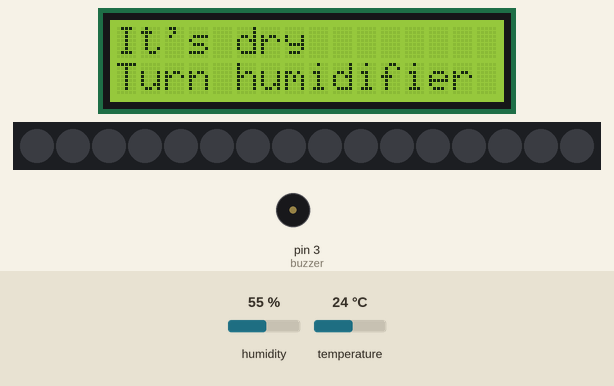
Bench run of a sketch on a simulated Arduino Uno, built with avr-gcc and run on an emulated ATmega328P. On the bench: 16×2 character LCD, 16 RGB LEDs in strip order, left to right, buzzer (waves = sounding). Inputs (shaded band) come from the test bench; at power-on: humidity 55 %, temperature 24 °C. What the sketch prints to the serial monitor is not drawn.

Above: at 17.6 s.
17.7 s: humidity set to 58 %
At 21.2 s:
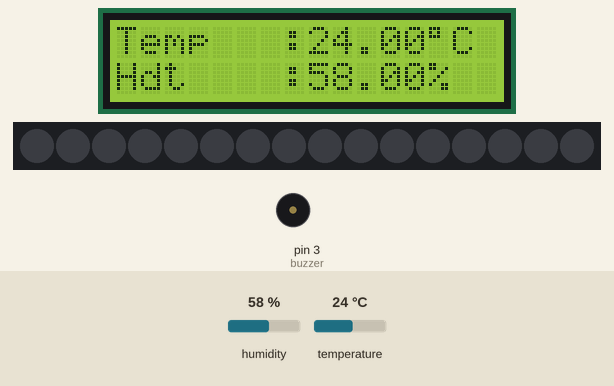
32.6 s: humidity set to 61 %
At 41.5 s:
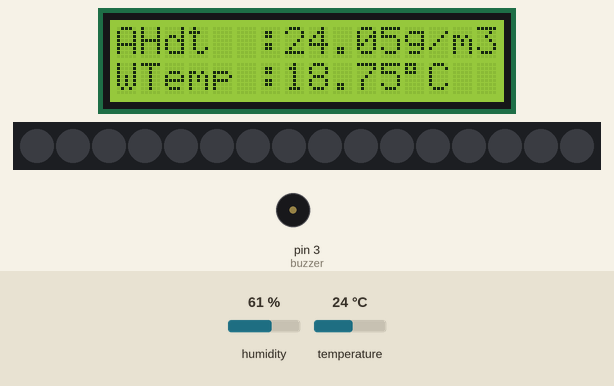
47.5 s: temperature set to 15.5 °C
At 59.8 s:
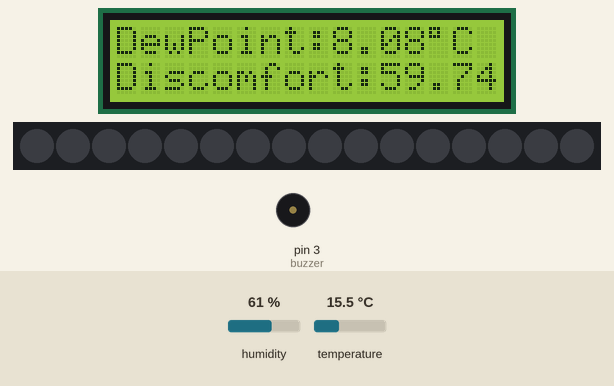
62.4 s: temperature set to 14.5 °C
At 70.9 s:
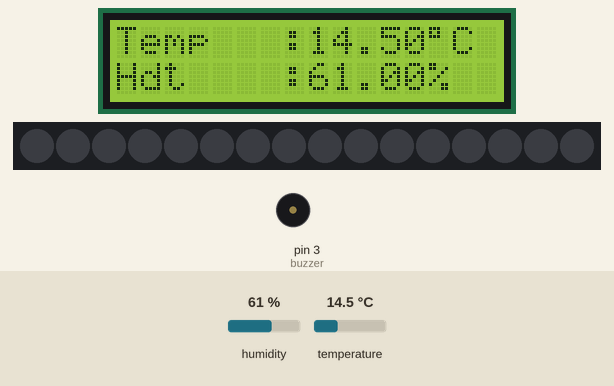
Timing chart, 0 to 78.3 s (numbered marks = the images above; inputs shaded):
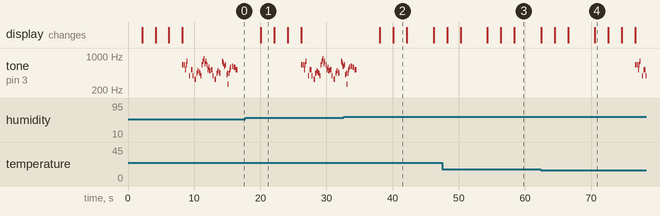

Measured:
- the behaviour switches between 59 and 60 % on humidity (found by bisection; images 1 and 2)
- the behaviour switches between 15 and 14.9 °C on temperature (found by bisection; images 3 and 4)
- after the input at 32.6 s, tone on pin 3 (buzzer): goes on until 34.6 s, then stays silent
- after the input at 62.4 s, tone on pin 3 (buzzer): plays 659 Hz for 0.08 s, 659 Hz for 0.08 s, 659 Hz for 0.08 s, 523 Hz for 0.08 s, 659 Hz for 0.08 s, 784 Hz for 0.17 s … (9 notes in this stretch), starting after 14.3 s
- by itself, tone on pin 3 (buzzer): plays 659 Hz for 0.08 s, 659 Hz for 0.08 s, 659 Hz for 0.08 s, 523 Hz for 0.08 s, 659 Hz for 0.08 s, 784 Hz for 0.17 s … (45 notes in this stretch)
- what the display in image 1 shows lasts 2.0 s, from 20.1 s to 22.1 s

The sketch:

donghyung_arduino_dht22.ino
```cpp
#include <Wire.h>
#include <LiquidCrystal_I2C.h>
#include <Adafruit_NeoPixel.h>
#include <DHT.h>

#define DHTPIN 2
#define DHTTYPE DHT22
#define PIN 4
#define NUM_LEDS 16
#define NOTE_B0  31
#define NOTE_C1  33
#define NOTE_CS1 35
#define NOTE_D1  37
#define NOTE_DS1 39
#define NOTE_E1  41
#define NOTE_F1  44
#define NOTE_FS1 46
#define NOTE_G1  49
#define NOTE_GS1 52
#define NOTE_A1  55
#define NOTE_AS1 58
#define NOTE_B1  62
#define NOTE_C2  65
#define NOTE_CS2 69
#define NOTE_D2  73
#define NOTE_DS2 78
#define NOTE_E2  82
#define NOTE_F2  87
#define NOTE_FS2 93
#define NOTE_G2  98
#define NOTE_GS2 104
#define NOTE_A2  110
#define NOTE_AS2 117
#define NOTE_B2  123
#define NOTE_C3  131
#define NOTE_CS3 139
#define NOTE_D3  147
#define NOTE_DS3 156
#define NOTE_E3  165
#define NOTE_F3  175
#define NOTE_FS3 185
#define NOTE_G3  196
#define NOTE_GS3 208
#define NOTE_A3  220
#define NOTE_AS3 233
#define NOTE_B3  247
#define NOTE_C4  262
#define NOTE_CS4 277
#define NOTE_D4  294
#define NOTE_DS4 311
#define NOTE_E4  330
#define NOTE_F4  349
#define NOTE_FS4 370
#define NOTE_G4  392
#define NOTE_GS4 415
#define NOTE_A4  440
#define NOTE_AS4 466
#define NOTE_B4  494
#define NOTE_C5  523
#define NOTE_CS5 554
#define NOTE_D5  587
#define NOTE_DS5 622
#define NOTE_E5  659
#define NOTE_F5  698
#define NOTE_FS5 740
#define NOTE_G5  784
#define NOTE_GS5 831
#define NOTE_A5  880
#define NOTE_AS5 932
#define NOTE_B5  988
#define NOTE_C6  1047
#define NOTE_CS6 1109
#define NOTE_D6  1175
#define NOTE_DS6 1245
#define NOTE_E6  1319
#define NOTE_F6  1397
#define NOTE_FS6 1480
#define NOTE_G6  1568
#define NOTE_GS6 1661
#define NOTE_A6  1760
#define NOTE_AS6 1865
#define NOTE_B6  1976
#define NOTE_C7  2093
#define NOTE_CS7 2217
#define NOTE_D7  2349
#define NOTE_DS7 2489
#define NOTE_E7  2637
#define NOTE_F7  2794
#define NOTE_FS7 2960
#define NOTE_G7  3136
#define NOTE_GS7 3322
#define NOTE_A7  3520
#define NOTE_AS7 3729
#define NOTE_B7  3951
#define NOTE_C8  4186
#define NOTE_CS8 4435
#define NOTE_D8  4699
#define NOTE_DS8 4978
#define REST      0

DHT dht(DHTPIN, DHTTYPE);
Adafruit_NeoPixel strip = Adafruit_NeoPixel(NUM_LEDS, PIN, NEO_GRB + NEO_KHZ800);
LiquidCrystal_I2C lcd(0x27, 16, 2);


int buzzer = 3;
int tones[] = {NOTE_E5, 8, NOTE_E5, 8, REST, 8, NOTE_E5, 8, REST, 8, NOTE_C5, 8, NOTE_E5, 8, //1
               NOTE_G5, 4, REST, 4, NOTE_G4, 8, REST, 4,
               NOTE_C5, -4, NOTE_G4, 8, REST, 4, NOTE_E4, -4, // 3
               NOTE_A4, 4, NOTE_B4, 4, NOTE_AS4, 8, NOTE_A4, 4,
               NOTE_G4, -8, NOTE_E5, -8, NOTE_G5, -8, NOTE_A5, 4, NOTE_F5, 8, NOTE_G5, 8,
               REST, 8, NOTE_E5, 4, NOTE_C5, 8, NOTE_D5, 8, NOTE_B4, -4,
               NOTE_C5, -4, NOTE_G4, 8, REST, 4, NOTE_E4, -4, // repeats from 3
               NOTE_A4, 4, NOTE_B4, 4, NOTE_AS4, 8, NOTE_A4, 4,
               REST, 4, NOTE_G5, 8, NOTE_FS5, 8, NOTE_F5, 8, NOTE_DS5, 4, NOTE_E5, 8, //7
               REST, 8, NOTE_GS4, 8, NOTE_A4, 8, NOTE_C4, 8, REST, 8, NOTE_A4, 8, NOTE_C5, 8, NOTE_D5, 8,
               REST, 4, NOTE_DS5, 4, REST, 8, NOTE_D5, -4,
               NOTE_C5, 2, REST, 2,
              };
int tempo = 320;
int notes = sizeof(tones) / sizeof(tones[0]) / 2;
int divider = 0, noteDuration = 0;
int wholenote = (60000 * 4) / tempo;

void setup() {
  Serial.begin(115200);
  Serial.println("DHT22 begin!");
  dht.begin();
  lcd.init();
  lcd.backlight();
  strip.begin();
  strip.show();
  pinMode (buzzer, OUTPUT);
}

void loop() {

  delay(2000);
  float RH = dht.readHumidity();
  float Temp = dht.readTemperature();
  float AH = dht.computeHeatIndex(Temp, RH, false);
  float WTemp = Temp * atan(0.151977 * pow(RH + 8.313659, 0.5)) + atan(Temp + RH) - atan(RH - 1.676331) + 0.003918 * pow(RH, 1.5) * atan(0.023101 * RH) - 4.686035;
  float DewPoint = Temp - ((14.55 + 0.114 * Temp) * (1. - 0.01 * RH) + pow((2.5 + 0.007 * Temp) * (1. - 0.01 * RH), 3) + (15.9 + 0.117 * Temp) * pow((1. - 0.01 * RH), 14));
  float DI = 0.72 * (Temp + WTemp) + 40.6;

  if (isnan(RH) || isnan(Temp)) {
    Serial.println("** Error in reading DHT sensor!");
    return;
  }

  else {
    Serial.print("* Temperature (℃) = ");
    Serial.println(Temp, 1);
    Serial.print("* Relative Humidity (%) = ");
    Serial.println(RH, 1);
    Serial.print("* Absolute Humidity (g/m3) = ");
    Serial.println(AH, 1);
    Serial.print("* Wet-bulb Temperature (℃) = ");
    Serial.println(WTemp, 1);
    Serial.print("* Dew-point Temperature (℃) = ");
    Serial.println(DewPoint, 1);
    Serial.print("* Discomfort Index = ");
    Serial.println(DI, 1);
    Serial.println("------------------------------------");

    lcd.clear();
    lcd.setCursor(0, 0);
    lcd.print("Temp   :");
    lcd.print(Temp);
    lcd.print(char(223));
    lcd.print("C ");
    lcd.setCursor(0, 1);
    lcd.print("Hdt    :");
    lcd.print(RH);
    lcd.println("%  ");
    delay(2000);

    lcd.clear();
    lcd.setCursor(0, 0);
    lcd.print("AHdt  :");
    lcd.print(AH);
    lcd.print("g/m3");
    lcd.setCursor(0, 1);
    lcd.print("WTemp :");
    lcd.print(WTemp);
    lcd.print(char(223));
    lcd.print("C ");
    delay(2000);

    lcd.clear();
    lcd.setCursor(0, 0);
    lcd.print("DewPoint:");
    lcd.print(DewPoint);
    lcd.print(char(223));
    lcd.print("C ");
    lcd.setCursor(0, 1);
    lcd.print("Discomfort:");
    lcd.print(DI);
    delay(2000);


    if (Temp < 15) {
      if (RH < 70) {
        Serial.println("It's dry. Please turn on the humidifier");
        lcd.clear();
        lcd.setCursor(0, 0);
        lcd.print("It's dry");
        lcd.setCursor(0, 1);
        lcd.print("Turn humidifier");
        for (int thisNote = 0; thisNote < notes * 2; thisNote = thisNote + 2) {
          divider = tones[thisNote + 1];
          if (divider > 0) {

            noteDuration = (wholenote) / divider;
          } else if (divider < 0) {

            noteDuration = (wholenote) / abs(divider);
            noteDuration *= 1.5;
          }
          tone(buzzer, tones[thisNote], noteDuration * 0.9);
          delay(noteDuration);
          noTone(buzzer);
        }
        delay(1000);
        return;
      }
    }


    if (Temp > 18 || Temp < 20) {
      if (RH < 60) {
        Serial.println("It's dry. Please turn on the humidifier");
        lcd.clear();
        lcd.setCursor(0, 0);
        lcd.print("It's dry");
        lcd.setCursor(0, 1);
        lcd.print("Turn humidifier");
        for (int thisNote = 0; thisNote < notes * 2; thisNote = thisNote + 2) {
          divider = tones[thisNote + 1];
          if (divider > 0) {

            noteDuration = (wholenote) / divider;
          } else if (divider < 0) {

            noteDuration = (wholenote) / abs(divider);
            noteDuration *= 1.5;
          }
          tone(buzzer, tones[thisNote], noteDuration * 0.9);
          delay(noteDuration);
          noTone(buzzer);
        }

        delay(1000);
        return;
      }
    }

    if (Temp > 21 || Temp < 23) {
      if (RH < 50) {
        Serial.println("It's dry. Please turn on the humidifier");
        lcd.clear();
        lcd.setCursor(0, 0);
        lcd.print("It's dry");
        lcd.setCursor(0, 1);
        lcd.print("Turn humidifier");
        for (int thisNote = 0; thisNote < notes * 2; thisNote = thisNote + 2) {
          divider = tones[thisNote + 1];
          if (divider > 0) {

            noteDuration = (wholenote) / divider;
          } else if (divider < 0) {

            noteDuration = (wholenote) / abs(divider);
            noteDuration *= 1.5;
          }
          tone(buzzer, tones[thisNote], noteDuration * 0.9);
          delay(noteDuration);
          noTone(buzzer);
        }
        delay(1000);
        return;
      }
    }


    if (Temp > 24) {
      if (RH < 40) {
        Serial.println("It's dry. Please turn on the humidifier");
        lcd.clear();
        lcd.setCursor(0, 0);
        lcd.print("It's dry");
        lcd.setCursor(0, 1);
        lcd.print("Turn humidifier");
        for (int thisNote = 0; thisNote < notes * 2; thisNote = thisNote + 2) {
          divider = tones[thisNote + 1];
          if (divider > 0) {

            noteDuration = (wholenote) / divider;
          } else if (divider < 0) {

            noteDuration = (wholenote) / abs(divider);
            noteDuration *= 1.5;
          }
          tone(buzzer, tones[thisNote], noteDuration * 0.9);
          delay(noteDuration);
          noTone(buzzer);
        }
        delay(1000);
        return;
      }

    }
  }
}
```
